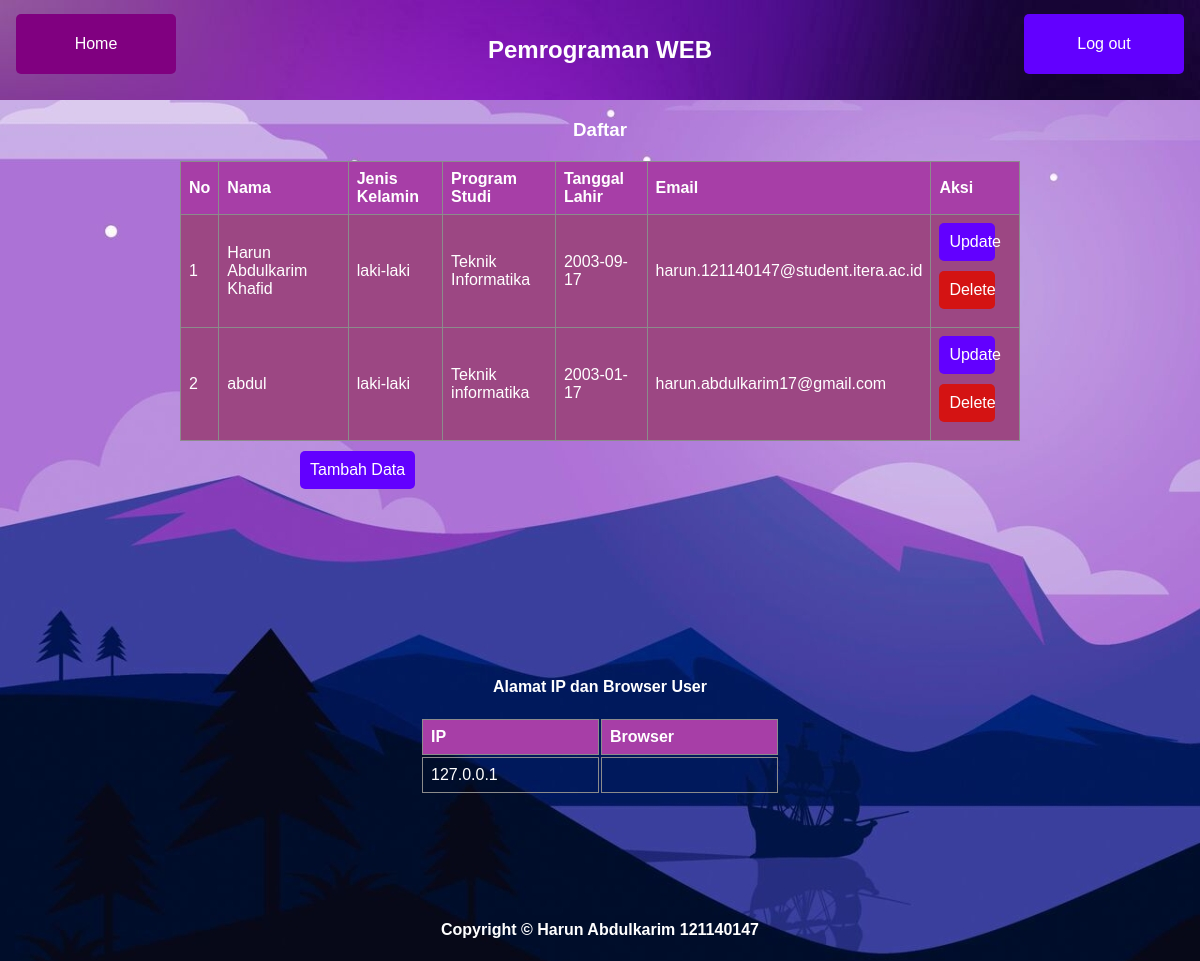
Page /formulir.php (signed in) on the committed database.
### tables this page shows
CREATE TABLE `form` (
  `ID` int(11) NOT NULL,
  `nama` varchar(255) NOT NULL,
  `jenis_kelamin` varchar(255) NOT NULL,
  `Prodi` varchar(255) NOT NULL,
  `tgl_lahir` varchar(255) NOT NULL,
  `email` varchar(255) NOT NULL
);

### formulir.php (the view, shortened to what this page needs)
<?php
    function get_client_ip() {
        $ipaddress = '';
        if (isset($_SERVER['HTTP_CLIENT_IP']))
            $ipaddress = $_SERVER['HTTP_CLIENT_IP'];
        else if(isset($_SERVER['HTTP_X_FORWARDED_FOR']))
            $ipaddress = $_SERVER['HTTP_X_FORWARDED_FOR'];
        else if(isset($_SERVER['HTTP_X_FORWARDED']))
            $ipaddress = $_SERVER['HTTP_X_FORWARDED'];
        else if(isset($_SERVER['HTTP_FORWARDED_FOR']))
            $ipaddress = $_SERVER['HTTP_FORWARDED_FOR'];
        else if(isset($_SERVER['HTTP_FORWARDED']))
            $ipaddress = $_SERVER['HTTP_FORWARDED'];
        else if(isset($_SERVER['REMOTE_ADDR']))
            $ipaddress = $_SERVER['REMOTE_ADDR'];
        else
            $ipaddress = 'UNKNOWN';
        return $ipaddress;
    }
    $user_agent = $_SERVER['HTTP_USER_AGENT'];
    $browser = get_browser($user_agent, true);
?>
<!DOCTYPE html>
<html lang="en">
<head>
    <link href="assets/styles3.css" rel="stylesheet">
</head>
<body>
    <div class="bg">
        <nav>
            <div class="home-cont">
                <a href="admin.php"class="home-btn">Home</a>
            </div>
            <div class="login-cont">
            <a href="action/logout.php" class="login">Log out</a>
            </div>
            <div class="title-cont">
                <h1><center>Pemrograman WEB</center></h1>
            </div>
        </nav>
    <center><h3>Daftar</h3></center>
    <div class="test ">
        <center>
        <table class="table1">
            <tr >
                <th>No</th>
                <th>Nama</th>
                <th>Jenis Kelamin</th>
                <th>Program Studi</th>
                <th>Tanggal Lahir</th>
                <th>Email</th>
                <th colspan='2'>Aksi</th>
            </tr>
            <?php
                include "process.php";
                $sql="select * from form order by ID asc";
                $hasil=mysqli_query($conn,$sql);
                $no=0;
                while ($data = mysqli_fetch_array($hasil)) {
                    $no++;
            ?>
                <tbody>
                    <tr>
                        <td><?php echo $no;?></td>
                        <td><?php echo $data["nama"]; ?></td>
                        <td><?php echo $data["jenis_kelamin"]; ?></td>
                        <td><?php echo $data["Prodi"]; ?></td>
                        <td><?php echo $data["tgl_lahir"]; ?></td>
                        <td><?php echo $data["email"]; ?></td>
                        <td>
                            <div class="btn1">
                                <a href="update.php?ID=<?php echo htmlspecialchars($data['ID']); ?>" class="btn btn-warning" role="button">Update</a>
                            </div>
                            <div class="btn2">
                                <a href="<?php echo htmlspecialchars($_SERVER["PHP_SELF"]);?>?ID=<?php echo $data['ID']; ?>" class="btn btn-danger" role="button">Delete</a>
                            </div>
                        </td>
                    </tr>
                </tbody>
            <?php
            }
            ?>
        </table>
        </center>
        <div class="tambah-data">
            <a href="input.php" class="btn-data" role="button">Tambah Data</a>
        </div>
    </div>
    <center>
    <br><br><br><br><br><br><br><br><br><br><br><br>
    <h4>Alamat IP dan Browser User</h4>
        <div class="address">
            <table class="table2">
                <tr>
                    <th width="50%">IP</th>
                    <th>Browser</th>
                </tr>
                <tr>
                    <td><?php echo get_client_ip(); ?></td>
                    <td><?php echo $browser['browser']; ?></td>
                </tr>
            </table>
        </div>
    </center>
    </div>
    <footer class="footer">
        <div>
            <center><h4>Copyright &copy; Harun Abdulkarim 121140147</h4></center>
        </div>
    </footer>
</body>
</html>

### assets/styles3.css (style rules this page uses)
body { font-family: Arial, sans-serif; margin: 0; padding: 0; background-image: url('../img/bg.jpg'); }
.bg { height: 900px; }
.footer { color: white; margin-bottom: 15px; }
nav { background-color: #333; overflow: hidden; }
nav a { float: left; display: block; color: white; text-align: center; padding: 14px 16px; text-decoration: none; }
h3, h4 { color: white; }
table { width: 30%; color: white; }
.table1 { width: 70%; border-collapse: collapse; margin-top: 20px; }
th, td { border: 1px solid #8b8b8b; text-align: left; padding: 8px; }
th { background-color: rgb(167, 62, 167); }
tbody tr:nth-child(odd) { background-color: #9c4783; }
.login-cont { float: right; padding: 14px 16px; }
.login { display: flex; align-items: center; justify-content: center; background-color: #6200ff; color: white; padding: 10px 15px; border: none; border-radius: 5px; cursor: pointer; text-decoration: none; width: 130px; height: 40px; }
.title-cont { padding: 16px; width: 100%; color: white; background-image: url('../img/purple.jpg'); }
.btn1 { background-color: #6200ff; padding: 10px; width: 50%; border-radius: 5px; border: none; color: white; cursor: pointer; margin-bottom: 10px; }
.btn2 { background-color: #d41313; padding: 10px; width: 50%; border-radius: 5px; border: none; color: white; cursor: pointer; margin-bottom: 10px; }
.btn1 a { text-decoration: none; color: white; }
.btn2 a { text-decoration: none; color: white; }
.btn-data { float: left; margin-left: 300px; background-color: #6200ff; padding: 10px; border-radius: 5px; border: none; color: white; cursor: pointer; margin-top: 10px; }
.tambah-data a { text-decoration: none; }
.home-cont { float: left; padding: 14px 16px; }
.home-btn { display: flex; align-items: center; justify-content: center; background-color: purple; color: white; padding: 10px 15px; width: 130px; height: 40px; border: none; border-radius: 5px; cursor: pointer; }

### rows in the picture
form: nama "Harun Abdulkarim Khafid", jenis_kelamin "laki-laki", Prodi "Teknik Informatika", tgl_lahir "2003-09-17", email "harun.121140147@student.itera.ac.id"
form: nama "abdul", jenis_kelamin "laki-laki", Prodi "Teknik informatika", tgl_lahir "2003-01-17", email "harun.abdulkarim17@gmail.com"

### other values in the picture
get_client_ip() "127.0.0.1"
